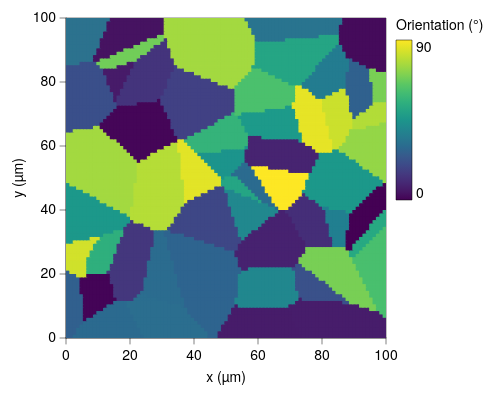

This figure's Vega-Lite source:
### Vega-Lite specification from a JSON file in a GitHub repository (floating-point values rounded to 4 significant figures; data arrays with more than 128 entries replaced by an {"elided": "..."} marker saying what was removed)
{"background": null, "config": {"arc": {"fill": "#DBDBDB", "fillOpacity": 1.0, "innerRadius": 40.0, "padAngle": 0.03, "stroke": "black", "strokeOpacity": 1, "strokeWidth": 0.25}, "area": {"fill": "#DBDBDB", "fillOpacity": 1.0, "stroke": "black", "strokeOpacity": 1, "strokeWidth": 0.25}, "axis": {"domain": true, "domainCap": "round", "domainColor": "black", "domainWidth": 0.25, "grid": false, "gridCap": "round", "gridColor": "#F1F1F1", "gridDash": [0, 0], "gridOpacity": 1.0, "gridWidth": 0.25, "labelColor": "black", "labelFont": "Helvetica Neue, HelveticaNeue, Helvetica, Arial, sans-serif", "labelFontSize": 7, "labelFontStyle": "normal", "labelFontWeight": 400, "offset": 0, "ticks": true, "tickCap": "round", "tickColor": "black", "tickRound": false, "tickSize": 3, "tickWidth": 0.25, "titleColor": "black", "titleFont": "Helvetica Neue, HelveticaNeue, Helvetica, Arial, sans-serif", "titleFontSize": 7, "titleFontStyle": "normal", "titleFontWeight": 400}, "axisX": {"domain": true, "labelAlign": "center", "labelAngle": 0, "labels": true, "ticks": true, "translate": 0}, "axisY": {"domain": true, "labelAlign": "right", "labelAngle": 0, "labels": true, "ticks": true, "translate": 0}, "axisRight": {"domain": true, "labelAlign": "left", "labelAngle": 0, "labels": true, "ticks": true, "translate": 0}, "axisTop": {"domain": true, "labelAlign": "center", "labelAngle": 0, "labels": true, "ticks": true, "translate": 0}, "axisBand": {"tickOffset": 0}, "bar": {"fill": "#DBDBDB", "fillOpacity": 1.0, "stroke": "black", "strokeOpacity": 1, "strokeWidth": 0.25}, "boxplot": {"size": 14.4, "ticks": {"cornerRadius": 0.25, "fill": "black", "opacity": 1, "size": 7.2, "thickness": 0.25}, "box": {"fillOpacity": 1.0, "stroke": "black", "strokeOpacity": 1, "strokeWidth": 0.25}, "median": {"cornerRadius": 0, "fill": "black", "fillOpacity": 1.0, "opacity": 1, "size": 14.4, "thickness": 0.25}, "rule": {"fill": "black", "fillOpacity": 1.0, "size": 16.0, "stroke": "black", "strokeDash": [0, 0], "strokeOpacity": 1, "strokeWidth": 0.25}, "outliers": {"color": "black", "fill": "black", "fillOpacity": 1.0, "size": 0, "stroke": "black", "strokeOpacity": 1, "strokeWidth": 0.25}}, "circle": {"fill": "black", "fillOpacity": 1.0, "size": 2.0, "stroke": null, "strokeOpacity": 1, "strokeWidth": 0.25}, "errorband": {"band": {"fillOpacity": 0.6, "stroke": null, "strokeWidth": 0.25, "strokeOpacity": 1}, "borders": {"opacity": 0, "strokeOpacity": 0.25, "strokeWidth": 1}}, "errorbar": {"opacity": 1, "rule": {"strokeDash": [0, 0], "strokeWidth": 0.25}, "ticks": {"color": "black", "cornerRadius": 0.125, "opacity": 1, "size": 9.6, "thickness": 0.25}, "thickness": 0.25}, "font": "Helvetica Neue, HelveticaNeue, Helvetica, Arial, sans-serif", "geoshape": {"fill": "#DBDBDB", "fillOpacity": 1.0, "stroke": "black", "strokeOpacity": 1, "strokeWidth": 0.25}, "header": {"labelColor": "black", "labelFont": "Helvetica Neue, HelveticaNeue, Helvetica, Arial, sans-serif", "labelFontSize": 7, "labelFontStyle": "normal", "labelFontWeight": 400, "titleColor": "black", "titleFont": "Helvetica Neue, HelveticaNeue, Helvetica, Arial, sans-serif", "titleFontSize": 7, "titleFontStyle": "normal", "titleFontWeight": 400, "titlePadding": 0}, "legend": {"disable": false, "offset": 4.5, "titlePadding": 4, "labelOffset": 2, "gradientLabelOffset": 2, "gradientLength": 80.0, "gradientThickness": 8.0, "gradientOpacity": 1.0, "gradientStrokeColor": "black", "gradientStrokeWidth": 0.25, "labelColor": "black", "labelFont": "Helvetica Neue, HelveticaNeue, Helvetica, Arial, sans-serif", "labelFontSize": 7, "labelFontStyle": "normal", "labelFontWeight": 400, "strokeColor": "black", "strokeWidth": 0, "symbolSize": 42, "symbolStrokeColor": "black", "symbolStrokeWidth": 0.25, "titleColor": "black", "titleFont": "Helvetica Neue, HelveticaNeue, Helvetica, Arial, sans-serif", "titleFontSize": 7, "titleFontStyle": "normal", "titleFontWeight": 400}, "line": {"color": "black", "stroke": "black", "strokeCap": "butt", "strokeDash": [0, 0], "strokeOpacity": 1, "strokeWidth": 0.5}, "point": {"filled": true, "fill": "#DBDBDB", "fillOpacity": 1.0, "size": 8.0, "stroke": "black", "strokeOpacity": 1, "strokeWidth": 0.25}, "range": {"category": ["#B2B2B2", "#4A7CD3", "#008542", "#664CAF", "#509F98", "#636363", "#284F93", "#005226", "#382864", "#285753"], "diverging": {"scheme": ["#443E60", "#5F597E", "#7C759B", "#9994B6", "#B7B4CC", "#D6D5DC", "#F6F6F6", "#D1DAD9", "#A4C2BF", "#7AA9A4", "#578E89", "#37736E", "#1B5954"]}, "heatmap": {"scheme": ["#440154", "#472270", "#433E82", "#38598C", "#2C728E", "#238A8D", "#24A086", "#39B578", "#5DC862", "#96D646", "#CAE02D", "#FDE724"]}, "ordinal": {"scheme": ["#F1F1F1", "#DBDBDB", "#C6C6C6", "#B2B2B2", "#9D9D9D", "#898989", "#767676", "#636363", "#515151", "#404040", "#2F2F2F", "#1F1F1F"]}, "ramp": {"scheme": ["#440154", "#472270", "#433E82", "#38598C", "#2C728E", "#238A8D", "#24A086", "#39B578", "#5DC862", "#96D646", "#CAE02D", "#FDE724"]}}, "rule": {"color": "black", "stroke": "black", "strokeCap": "round", "strokeDash": [2, 2], "strokeOpacity": 1, "strokeWidth": 0.25}, "scale": {"barBandPaddingInner": 0.1, "rectBandPaddingInner": 0, "tickBandPaddingInner": 0.1, "bandPaddingOuter": 0.1, "bandWithNestedOffsetPaddingInner": 0.2, "bandWithNestedOffsetPaddingOuter": 0.2, "offsetBandPaddingInner": 0, "offsetBandPaddingOuter": 0, "round": false}, "rect": {"fill": "#DBDBDB", "fillOpacity": 1.0, "stroke": "black", "strokeOpacity": 1, "strokeWidth": 0.25}, "square": {"fill": "#DBDBDB", "fillOpacity": 1.0, "size": 16.0, "stroke": "black", "strokeOpacity": 1, "strokeWidth": 0.25}, "text": {"color": "black", "font": "Helvetica Neue, HelveticaNeue, Helvetica, Arial, sans-serif", "fontSize": 7, "fontStyle": "normal", "fontWeight": 400}, "tick": {"color": "black", "cornerRadius": 0.125, "opacity": 1.0, "size": 14.4, "thickness": 0.25}, "title": {"anchor": "middle", "frame": "group", "color": "black", "font": "Helvetica Neue, HelveticaNeue, Helvetica, Arial, sans-serif", "fontSize": 7, "fontStyle": "normal", "fontWeight": 400, "subtitleColor": "black", "subtitleFont": "Helvetica Neue, HelveticaNeue, Helvetica, Arial, sans-serif", "subtitleFontSize": "Helvetica Neue, HelveticaNeue, Helvetica, Arial, sans-serif", "subtitleFontStyle": "normal", "subtitleFontWeight": 400}, "trail": {"color": "black", "opacity": 1, "size": 0.5}, "view": {"continuousWidth": 160, "continuousHeight": 160, "discreteWidth": 160, "discreteHeight": 160, "fill": null, "stroke": "black", "strokeWidth": 0.25}}, "data": {"name": "data-fc9f28f2a02f928780cb79246fd1f2eb"}, "mark": {"type": "rect", "clip": true, "stroke": null}, "encoding": {"color": {"field": "theta", "title": "Orientation (°)", "type": "quantitative"}, "x": {"field": "x0", "scale": {"domain": [0, 100], "nice": false}, "title": "x (µm)", "type": "quantitative"}, "x2": {"field": "x1"}, "y": {"field": "y0", "scale": {"domain": [0, 100], "nice": false}, "title": "y (µm)", "type": "quantitative"}, "y2": {"field": "y1"}}, "$schema": "https://vega.github.io/schema/vega-lite/v6.4.1.json", "datasets": {"data-fc9f28f2a02f928780cb79246fd1f2eb": {"elided": "9025 records"}}}
